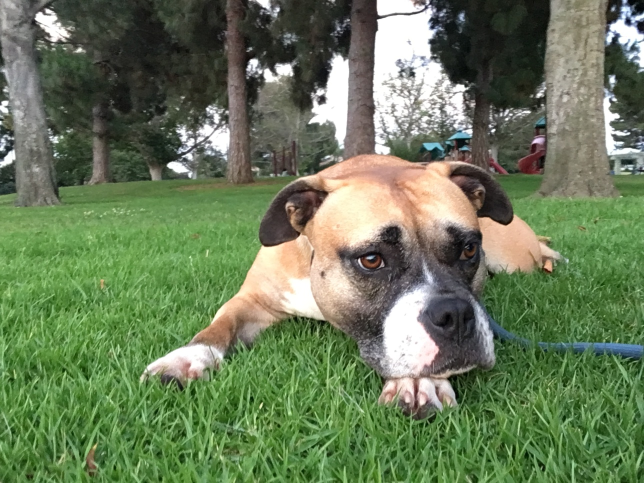
#> input picture basic_opers/sally.jpg, 1288 x 966 px (shown at 1/2 size)
$ python translation.py   (Python 2 division)
#> lines starting #> are read from the running program, lines starting #| are printed output that depends on the picture
import cv2
import numpy as np

img = cv2.imread('sally.jpg')
#> img is the input picture: shape (966, 1288, 3); mean B, G, R 89.7, 123.1, 106
row, col, chan = img.shape
#> row = 966; col = 1288; chan = 3
print row, col, chan
#| 966 1288 3

tx = 90
ty = 50

# translate image
trans_mat = np.float32([[1, 0, tx], [0, 1, ty]])
img_trans = cv2.warpAffine(img,trans_mat,(row,col))
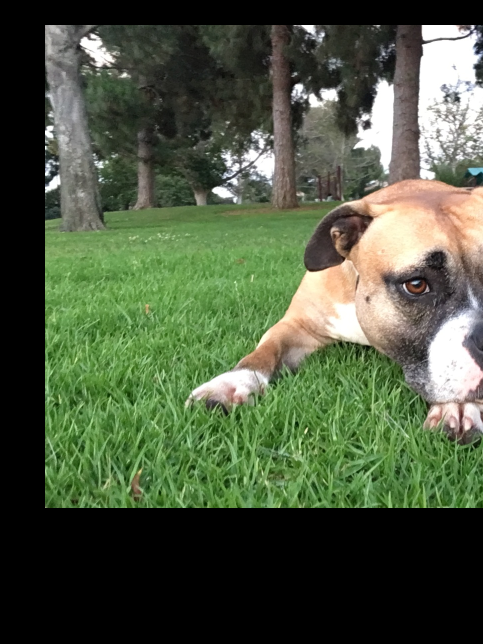
#> img_trans: shape (1288, 966, 3) (shown at 1/2 size); mean B, G, R 64, 87.9, 76.3
cv2.imshow('translation image',img_trans)


# translate image using loops
t1_img = np.zeros(([row,col,chan]),dtype=np.uint8)
for r in range(row):
 for c in range(col):
  for ch in range(chan):
   r1 = r + ty
   c1 = c + tx
   if(r1 <= row-1 and c1 <= col-1):
    t1_img[r1,c1,ch] = img[r,c,ch]
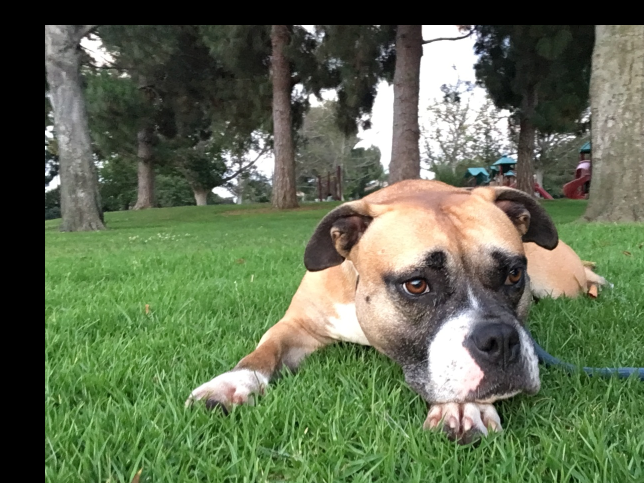
#> t1_img: shape (966, 1288, 3) (shown at 1/2 size); mean B, G, R 80.4, 108.4, 95.4
cv2.imshow('my image',t1_img)
print t1_img.shape
#| (966, 1288, 3)
cv2.waitKey()


# rotate image
r_mat = cv2.getRotationMatrix2D((row/2,col/2),30,1)
img_rot = cv2.warpAffine(img,r_mat,(col,row))
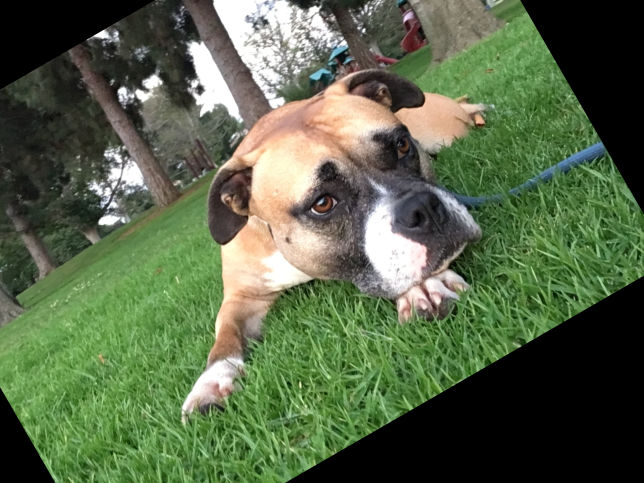
#> img_rot: shape (966, 1288, 3) (shown at 1/2 size); mean B, G, R 72.4, 102.1, 87.3
cv2.imshow('rot img',img_rot)
cv2.waitKey()


# scale image
img_scaled = cv2.resize(img,None,fx=1.2,fy=1.2,interpolation=cv2.INTER_LINEAR)
cv2.imshow('linear interp',img_scaled)
img_scaled = cv2.resize(img,None,fx=1.2,fy=1.2,interpolation=cv2.INTER_CUBIC)
cv2.imshow('cubic interp',img_scaled)
img_scaled = cv2.resize(img,(525,189),interpolation=cv2.INTER_AREA)
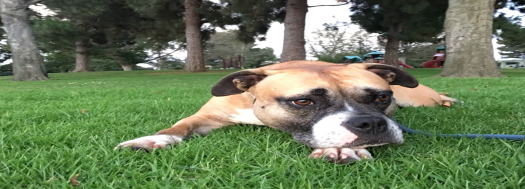
#> img_scaled: shape (189, 525, 3); mean B, G, R 89.7, 123.1, 106
cv2.imshow('skewed',img_scaled)
cv2.waitKey()


# Affine transformation
src_pts = np.float32([[0,0], [0,row-1], [col-1,0]])
#> src_pts = [[0, 0], [0, 965], [1287, 0]]
dst_pts = np.float32([[0,0], [int(0.4*(col-1)),row-1], [int(0.6*(col-1)),0]])
#> dst_pts = [[0, 0], [514, 965], [772, 0]]
affine_mat = cv2.getAffineTransform(src_pts,dst_pts)
img_out = cv2.warpAffine(img,affine_mat,(col,row))
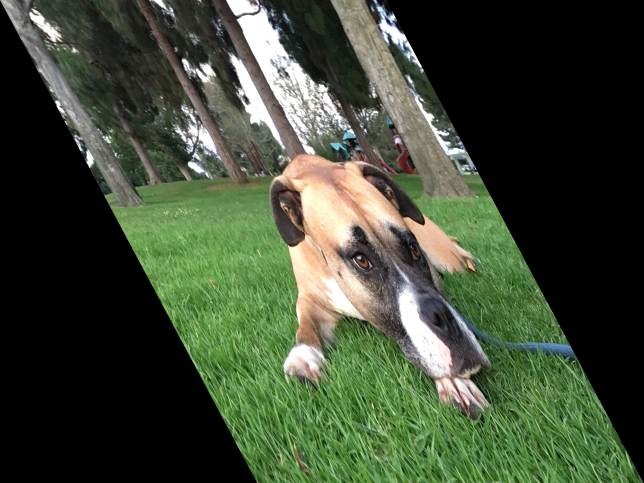
#> img_out: shape (966, 1288, 3) (shown at 1/2 size); mean B, G, R 53.8, 73.9, 63.6
cv2.imshow('affine',img_out)
cv2.waitKey()


# mirror image
src_pts = np.float32([[0,0], [0,row-1], [col-1,0]])
dst_pts = np.float32([[col-1,0], [col-1,row-1], [0,0]])
affine_mat = cv2.getAffineTransform(src_pts,dst_pts)
img_out = cv2.warpAffine(img,affine_mat,(col,row))
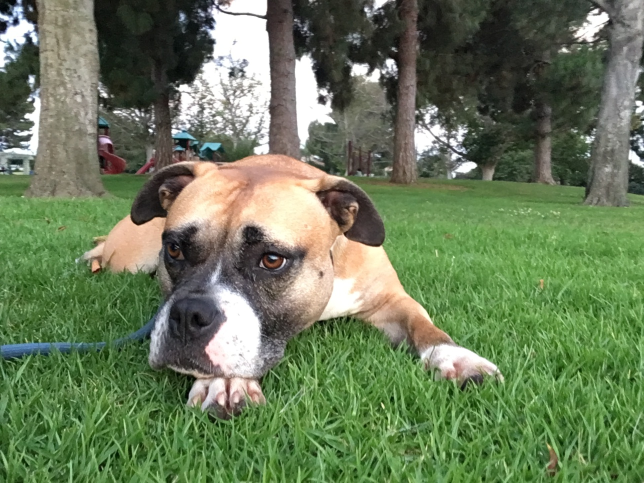
#> img_out: shape (966, 1288, 3) (shown at 1/2 size); mean B, G, R 89.7, 123.1, 106
cv2.imshow('mirror',img_out)
cv2.waitKey()


#projective transformations
src_pts = np.float32([[0,0], [0,row-1], [col-1,0], [col-1,row-1]])
dst_pts = np.float32([[0,0], [int(0.33*(col-1)),row-1], [col-1,0], [int(0.66*(col-1)),row-1]])
proj_mat = cv2.getPerspectiveTransform(src_pts,dst_pts)
img_out = cv2.warpPerspective(img,proj_mat,(col,row))
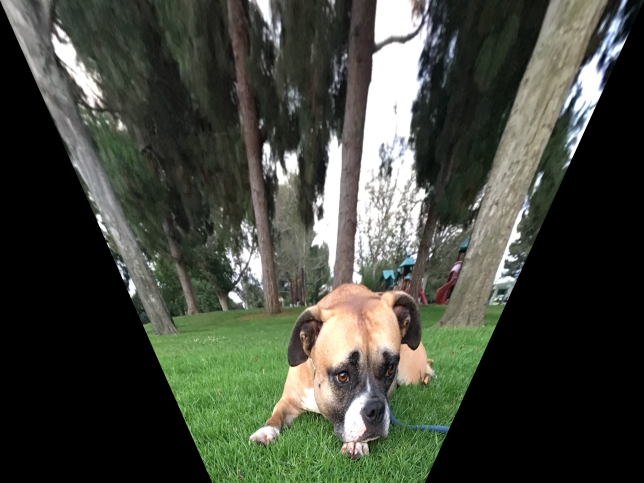
#> img_out: shape (966, 1288, 3) (shown at 1/2 size); mean B, G, R 60.4, 71, 66.9
cv2.imshow('projective',img_out)
cv2.waitKey()
